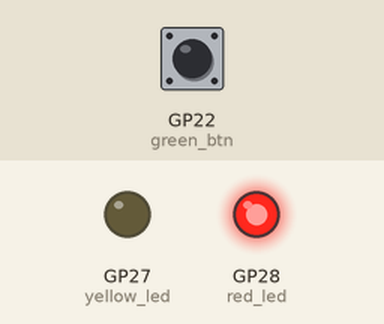
Recording of a program running on a simulated Raspberry Pi Pico running MicroPython. On the bench: output pins drawn as LEDs (lit = HIGH). The inputs (shaded band) are chosen by the test bench; at power-on: GP22 (green_btn) HIGH. What the program prints to the serial console is not drawn.

Above: at 1.2 s.
1.3 s: GP22 (green_btn) pulled LOW for 1.2 s
Timing chart, 0 to 4.3 s (numbered marks = the images above; inputs shaded):
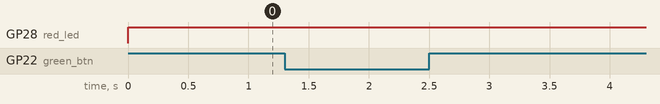

The program:

leds.py
```python
# Name: Valentine Kimani
# Date: 26/02/2026
# program to display led


from machine import Pin
import time
import machine


red_led = Pin(28, Pin.OUT)
yellow_led = Pin(27, Pin.OUT)
#button input
green_btn =Pin(22, Pin.IN,Pin.PULL_UP)
while True:
    button_status = green_btn.value()
    if (button_status==1):
        red_led.off()
        print("Button released ")
    elif (button_status==0):
        red_led.on()
        print("Button pressed ")

    red_led.on()
    time.sleep(1)
```
